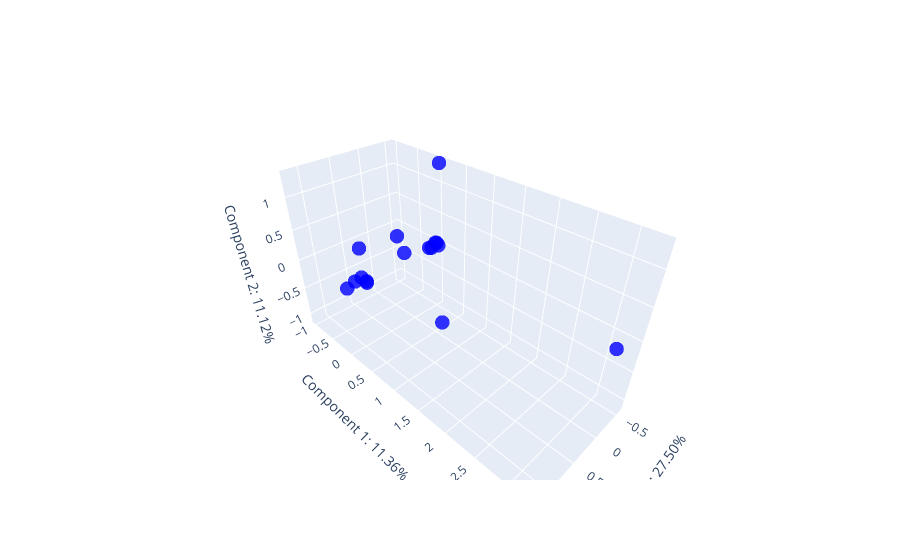

Write notebook code for a chart like this one.
### Code cell
# Create a scatter plot
fig = go.Figure(data=[go.Scatter3d(
    x=coord_categories[0],
    y=coord_categories[1],
    z=coord_categories[2],
    mode='markers',
    text=coord_categories.index,
    marker=dict(
        size=5,
        color='blue',
        opacity=0.8
    )
)])

 # Set labels for the x, y, and z axes
fig.update_layout(scene=dict(
    xaxis_title=f'Component 0: {var_pct[0]:.2f}%',
    yaxis_title=f'Component 1: {var_pct[1]:.2f}%',
    zaxis_title=f'Component 2: {var_pct[2]:.2f}%'
))
 # Show the interactive plot
plt.tight_layout()
fig.show()

### Figure 1 — Plotly figure (JSON) as saved in the notebook; plotly's stock layout.template omitted (floating-point values rounded to 4 significant figures)
{"data": [{"marker": {"color": "blue", "opacity": 0.8, "size": 5}, "mode": "markers", "text": ["l_living_r_N", "l_living_r_Y", "parking_N", "parking_Y", "f_garden_N", "f_garden_Y", "swim_p_N", "swim_p_Y", "wall_f_N", "wall_f_Y", "water_f_N", "water_f_Y", "room_sz_L", "room_sz_M", "room_sz_S", "room_sz_XL"], "type": "scatter3d", "x": [0.9764, -0.3725, 1.206, -0.3728, 0.9098, -0.5399, 0.887, -0.549, 0.8681, -0.5089, 0.01176, -0.23, -0.1635, 0.2923, 1.084, -0.5812], "y": [-0.09557, 0.03646, 0.06491, -0.02007, -0.01948, 0.01156, 0.05829, -0.03608, 0.03623, -0.02124, -0.1652, 3.231, 0.4738, -0.97, 1.082, 0.01146], "z": [-0.03646, 0.01391, 0.03725, -0.01152, 0.03585, -0.02128, -0.0007534, 0.0004663, -0.04338, 0.02543, -0.00342, 0.06689, -1.105, -0.138, 1.179, 1.3]}], "layout": {"scene": {"xaxis": {"title": {"text": "Component 0: 27.50%"}}, "yaxis": {"title": {"text": "Component 1: 11.36%"}}, "zaxis": {"title": {"text": "Component 2: 11.12%"}}}}}
